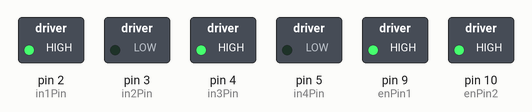
A sketch run on a simulated Arduino Uno, built with avr-gcc and run on an emulated ATmega328P. On the bench: switched loads named in the sketch (green lamp = pin HIGH).

Above: at 1.0 s.
At 2.5 s:
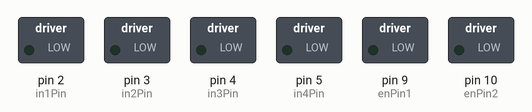
At 4.0 s:
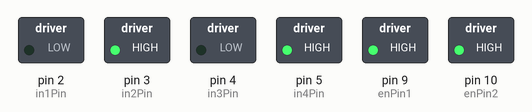
Timing chart, 0 to 7.8 s (numbered marks = the images above):
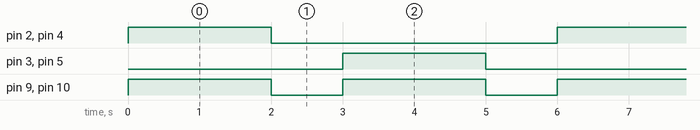

The sketch:

Drivetires_1.1.0.ino
```cpp
// Pin definitions for Motor 1
const int in1Pin = 2;  // IN1 on H-Bridge
const int in2Pin = 3;  // IN2 on H-Bridge
const int enPin1 = 9;  // ENA (Enable) on H-Bridge (PWM pin)

// Pin definitions for Motor 2
const int in3Pin = 4;  // IN3 on H-Bridge
const int in4Pin = 5;  // IN4 on H-Bridge
const int enPin2 = 10; // ENB (Enable) on H-Bridge (PWM pin)

// Motor speed (0-255)
int motorSpeed1 = 255; // Set Motor 1 to full speed
int motorSpeed2 = 255; // Set Motor 2 to full speed

void setup() {
  // Set up the pin modes for Motor 1
  pinMode(in1Pin, OUTPUT);
  pinMode(in2Pin, OUTPUT);
  pinMode(enPin1, OUTPUT);

  // Set up the pin modes for Motor 2
  pinMode(in3Pin, OUTPUT);
  pinMode(in4Pin, OUTPUT);
  pinMode(enPin2, OUTPUT);

  // Start with motors stopped
  digitalWrite(in1Pin, LOW);
  digitalWrite(in2Pin, LOW);
  analogWrite(enPin1, 0);

  digitalWrite(in3Pin, LOW);
  digitalWrite(in4Pin, LOW);
  analogWrite(enPin2, 0);
}

void loop() {
  // Motor 1 Forward
  digitalWrite(in1Pin, HIGH);
  digitalWrite(in2Pin, LOW);
  analogWrite(enPin1, motorSpeed1);  // Set Motor 1 speed

  // Motor 2 Forward
  digitalWrite(in3Pin, HIGH);
  digitalWrite(in4Pin, LOW);
  analogWrite(enPin2, motorSpeed2);  // Set Motor 2 speed

  delay(2000);  // Run forward for 2 seconds

  // Stop both motors
  digitalWrite(in1Pin, LOW);
  digitalWrite(in2Pin, LOW);
  analogWrite(enPin1, 0);

  digitalWrite(in3Pin, LOW);
  digitalWrite(in4Pin, LOW);
  analogWrite(enPin2, 0);

  delay(1000);  // Stop for 1 second

  // Motor 1 Backward
  digitalWrite(in1Pin, LOW);
  digitalWrite(in2Pin, HIGH);
  analogWrite(enPin1, motorSpeed1);  // Set Motor 1 speed

  // Motor 2 Backward
  digitalWrite(in3Pin, LOW);
  digitalWrite(in4Pin, HIGH);
  analogWrite(enPin2, motorSpeed2);  // Set Motor 2 speed

  delay(2000);  // Run backward for 2 seconds

  // Stop both motors
  digitalWrite(in1Pin, LOW);
  digitalWrite(in2Pin, LOW);
  analogWrite(enPin1, 0);

  digitalWrite(in3Pin, LOW);
  digitalWrite(in4Pin, LOW);
  analogWrite(enPin2, 0);

  delay(1000);  // Stop for 1 second
}
```

Measured:
- by itself, pin 2 (in1Pin), pin 3 (in2Pin), pin 4 (in3Pin), pin 5 (in4Pin): alternates HIGH for 2.0 s and LOW for 4.0 s
- by itself, pin 9 (enPin1), pin 10 (enPin2): alternates HIGH for 2.0 s and LOW for 1.0 s
- by itself, everything shown: repeats every 6.0 s, in 4 steps
